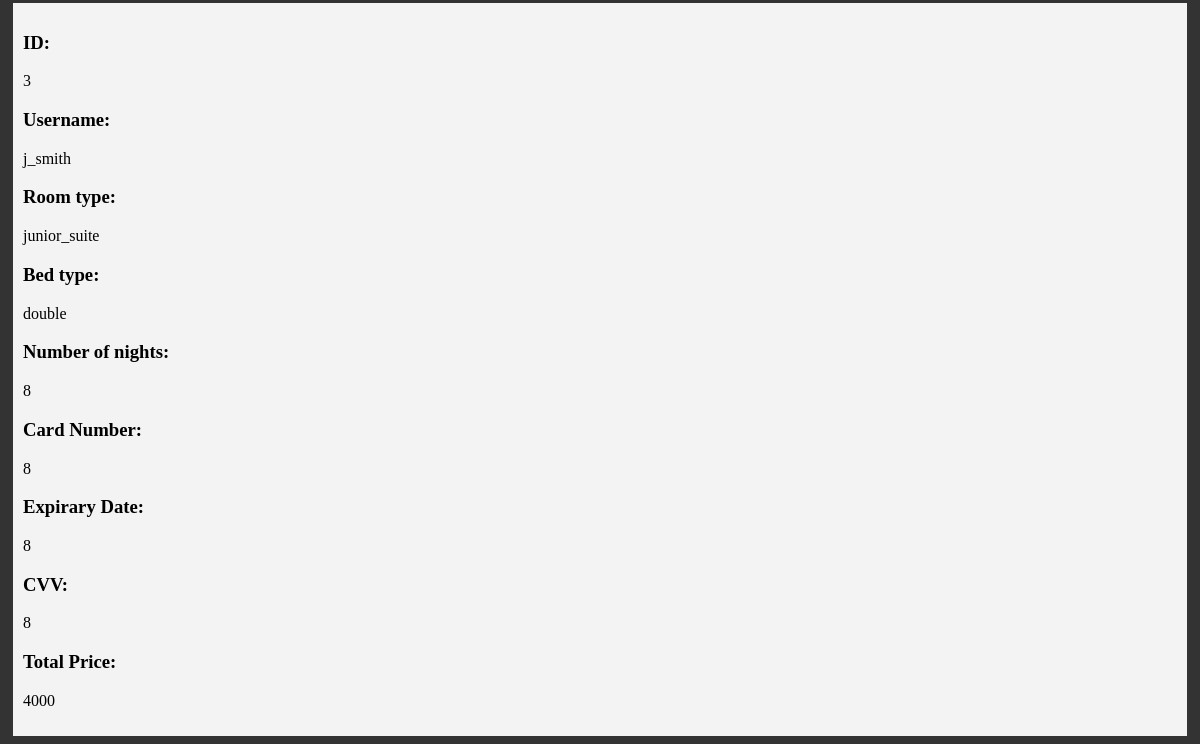
Page /bookings_list (lower part) on the earlier database version.
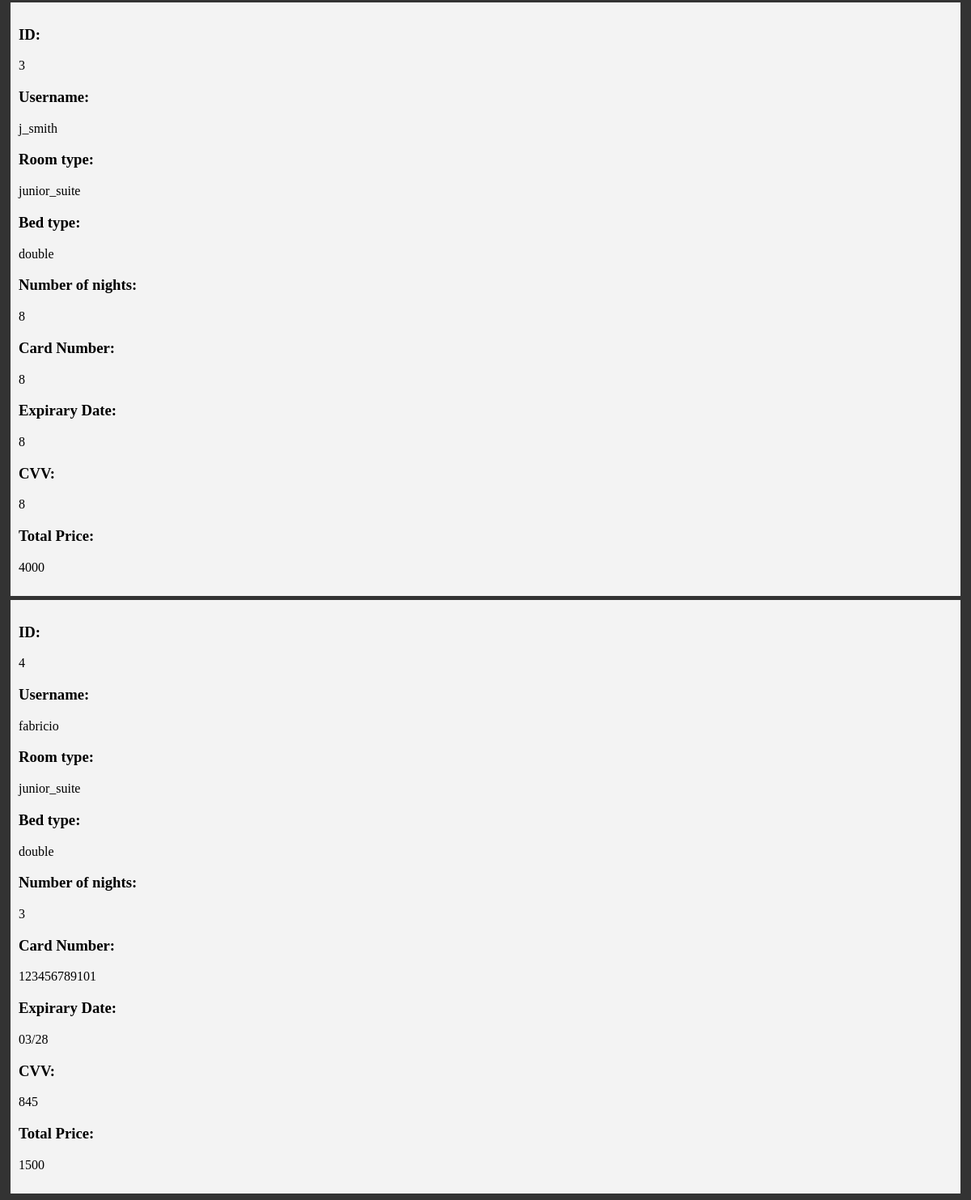
Same page on the later database version.
### tables this page shows
CREATE TABLE booking (
    id INTEGER PRIMARY KEY AUTOINCREMENT,
    username TEXT,
    room_type TEXT,
    bed_type TEXT,
    num_nights INTEGER,
	card_number INTEGER,
	exp_date TEXT, 
	cvv INTEGER, 
	total_price INTEGER
);

### web.py (the view)
@app.route('/bookings_list')
def bookings_list():
    conn3 = get_db_connection()
    bookings = conn3.execute('SELECT * FROM booking').fetchall()
    conn3.close()
    return render_template('bookings_list.html', bookings=bookings)

### web.py (called while the page is built)
def get_db_connection():
    conn2 = sqlite3.connect('data.db')
    conn2.row_factory = sqlite3.Row
    return conn2

### templates/bookings_list.html (shortened to what this page needs)
<!DOCTYPE html>
<html>
  <head>
  </head>
  <body>
  {% for book in bookings %}
        <div class='post'>
            <h3>ID:</h3>
            <p>{{ book['id'] }}</p>
            <h3>Username:</h3>
            <p>{{ book['username'] }}</p>
            <h3>Room type:</h3>
            <p>{{ book['room_type'] }}</p>
            <h3>Bed type:</h3>
            <p>{{ book['bed_type'] }}</p>
            <h3>Number of nights:</h3>
            <p>{{ book['num_nights'] }}</p>
            <h3>Card Number:</h3>
            <p>{{ book['card_number'] }}</p>
            <h3>Expirary Date:</h3>
            <p>{{ book['exp_date'] }}</p>
            <h3>CVV:</h3>
            <p>{{ book['cvv'] }}</p>
            <h3>Total Price:</h3>
            <p>{{ book['total_price'] }}</p>
        </div>
    {% endfor %}

Differences in the rows shown:
added booking: id "4", username "fabricio", room_type "junior_suite", bed_type "double", num_nights "3", card_number "123456789101", exp_date "03/28", cvv "845", total_price "1500"
